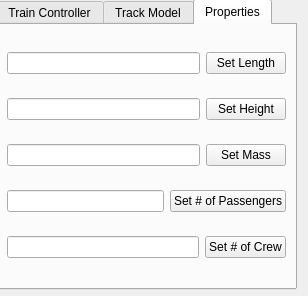
<?xml version="1.0" encoding="UTF-8"?>
<ui version="4.0">
 <class>TrainModelDebugDialog</class>
 <widget class="QDialog" name="TrainModelDebugDialog">
  <property name="geometry">
   <rect>
    <x>0</x>
    <y>0</y>
    <width>308</width>
    <height>296</height>
   </rect>
  </property>
  <property name="windowTitle">
   <string>Dialog</string>
  </property>
  <widget class="QTabWidget" name="tabWidget">
   <property name="geometry">
    <rect>
     <x>-4</x>
     <y>-1</y>
     <width>301</width>
     <height>291</height>
    </rect>
   </property>
   <property name="currentIndex">
    <number>2</number>
   </property>
   <widget class="QWidget" name="tab">
    <attribute name="title">
     <string>Train Controller</string>
    </attribute>
    <layout class="QVBoxLayout" name="verticalLayout_2">
     <item>
      <layout class="QVBoxLayout" name="verticalLayout">
       <item>
        <widget class="QPushButton" name="pushButton">
         <property name="text">
          <string>Toggle Left Door</string>
         </property>
        </widget>
       </item>
       <item>
        <widget class="QPushButton" name="pushButton_2">
         <property name="text">
          <string>Toggle Right Door</string>
         </property>
        </widget>
       </item>
       <item>
        <widget class="QPushButton" name="pushButton_3">
         <property name="text">
          <string>Toggle Cabin Lights</string>
         </property>
        </widget>
       </item>
       <item>
        <widget class="QPushButton" name="pushButton_4">
         <property name="text">
          <string>Toggle Headlights</string>
         </property>
        </widget>
       </item>
       <item>
        <widget class="QPushButton" name="pushButton_8">
         <property name="text">
          <string>Toggle Service Brakes</string>
         </property>
        </widget>
       </item>
      </layout>
     </item>
     <item>
      <layout class="QHBoxLayout" name="horizontalLayout">
       <item>
        <widget class="QLineEdit" name="lineEdit"/>
       </item>
       <item>
        <widget class="QPushButton" name="pushButton_5">
         <property name="text">
          <string>Set Cabin Temp</string>
         </property>
        </widget>
       </item>
      </layout>
     </item>
     <item>
      <layout class="QHBoxLayout" name="horizontalLayout_2">
       <item>
        <widget class="QLineEdit" name="lineEdit_2"/>
       </item>
       <item>
        <widget class="QPushButton" name="pushButton_6">
         <property name="text">
          <string>Set Commanded Power</string>
         </property>
        </widget>
       </item>
      </layout>
     </item>
     <item>
      <layout class="QHBoxLayout" name="horizontalLayout_3">
       <item>
        <widget class="QLineEdit" name="lineEdit_3"/>
       </item>
       <item>
        <widget class="QPushButton" name="pushButton_7">
         <property name="text">
          <string>Send Announcement</string>
         </property>
        </widget>
       </item>
      </layout>
     </item>
    </layout>
   </widget>
   <widget class="QWidget" name="tab_2">
    <attribute name="title">
     <string>Track Model</string>
    </attribute>
    <layout class="QVBoxLayout" name="verticalLayout_3">
     <item>
      <widget class="QPushButton" name="pushButton_9">
       <property name="text">
        <string>Toggle Authority</string>
       </property>
      </widget>
     </item>
     <item>
      <layout class="QHBoxLayout" name="horizontalLayout_4">
       <item>
        <widget class="QLineEdit" name="lineEdit_4"/>
       </item>
       <item>
        <widget class="QPushButton" name="pushButton_10">
         <property name="text">
          <string>Set Commanded Speed</string>
         </property>
        </widget>
       </item>
      </layout>
     </item>
     <item>
      <layout class="QHBoxLayout" name="horizontalLayout_5">
       <item>
        <widget class="QLineEdit" name="lineEdit_5"/>
       </item>
       <item>
        <widget class="QPushButton" name="pushButton_11">
         <property name="text">
          <string>Set Beacon Info</string>
         </property>
        </widget>
       </item>
      </layout>
     </item>
    </layout>
   </widget>
   <widget class="QWidget" name="tab_3">
    <attribute name="title">
     <string>Properties</string>
    </attribute>
    <layout class="QVBoxLayout" name="verticalLayout_4">
     <item>
      <layout class="QHBoxLayout" name="horizontalLayout_8">
       <item>
        <widget class="QLineEdit" name="lineEdit_8"/>
       </item>
       <item>
        <widget class="QPushButton" name="pushButton_15">
         <property name="text">
          <string>Set Length</string>
         </property>
        </widget>
       </item>
      </layout>
     </item>
     <item>
      <layout class="QHBoxLayout" name="horizontalLayout_9">
       <item>
        <widget class="QLineEdit" name="lineEdit_9"/>
       </item>
       <item>
        <widget class="QPushButton" name="pushButton_16">
         <property name="text">
          <string>Set Height</string>
         </property>
        </widget>
       </item>
      </layout>
     </item>
     <item>
      <layout class="QHBoxLayout" name="horizontalLayout_10">
       <item>
        <widget class="QLineEdit" name="lineEdit_10"/>
       </item>
       <item>
        <widget class="QPushButton" name="pushButton_17">
         <property name="text">
          <string>Set Mass</string>
         </property>
        </widget>
       </item>
      </layout>
     </item>
     <item>
      <layout class="QHBoxLayout" name="horizontalLayout_11">
       <item>
        <widget class="QLineEdit" name="lineEdit_11"/>
       </item>
       <item>
        <widget class="QPushButton" name="pushButton_18">
         <property name="text">
          <string>Set # of Passengers</string>
         </property>
        </widget>
       </item>
      </layout>
     </item>
     <item>
      <layout class="QHBoxLayout" name="horizontalLayout_12">
       <item>
        <widget class="QLineEdit" name="lineEdit_12"/>
       </item>
       <item>
        <widget class="QPushButton" name="pushButton_19">
         <property name="text">
          <string>Set # of Crew</string>
         </property>
        </widget>
       </item>
      </layout>
     </item>
    </layout>
   </widget>
  </widget>
 </widget>
 <resources/>
 <connections/>
</ui>
